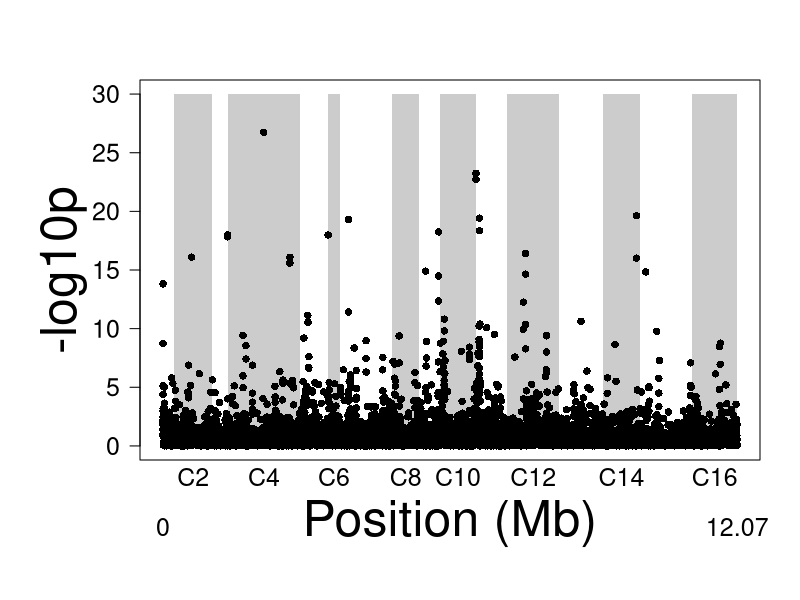

Write the R code that produced this figure. (Note: this script raises an error after producing the figure.)
### Manhattan plot for nuclear indels

indels4<-read.csv("temp/genome/indels_CMHtest_results_nuclear.csv")

### Manhattan plot for nuclear indels
x2=indels4$MB
y2=indels4$logp

top= 30
bottom=0

# Open the PDF device with the specified file path
pdf(file = "temp_figs/indels_nuclear_manhattan.pdf", height = 10, width = 18)

par(mar=c(7, 7, 4, 2)) 

plot(x2,y2,
     xlab="Position (Mb)",
     ylab="-log10p",
     ylim=c(bottom, top),
     cex.main=2.5, #size of text for main title
     cex.lab=3, #size of text for axis labels
     type="n",	#type = none: don't make plot yet, need to make rectangles first
     axes=FALSE)  #we will do the axes by hand next

#Here draw are gray rectangles that delineate chromosomes
rect(0.23,bottom,1.04,top,col="grey80",lty=0)  
rect(1.36,bottom,2.89,top,col="grey80",lty=0)  
rect(3.46,bottom,3.73,top,col="grey80",lty=0)
rect(4.82,bottom,5.39,top,col="grey80",lty=0)  
rect(5.83,bottom,6.57,top,col="grey80",lty=0)    
rect(7.24,bottom,8.32,top,col="grey80",lty=0)
rect(9.24,bottom,10.03,top,col="grey80",lty=0)
rect(11.12,bottom,12.07,top,col="grey80",lty=0) 

#Here draw points or lines.  Often it is useful to play around with point type, font size, color...
points(x2,y2,pch=16)
box() 

#Now draw axes back in (you have more flexibility this way)
axis(1, at = c(0,12.07), labels=c(0,12.07),tick=FALSE, line= 2, cex.axis=1.5)
axis(2,cex.axis=1.5,las=2)


#add chromosome labels at midpts
mtext("C2",line = .5,side=1, at =0.635, cex=1.5)
mtext("C4",line = .5,side=1, at =2.125, cex=1.5)
mtext("C6",line = .5,side=1, at =3.595, cex=1.5)
mtext("C8",line = .5,side=1, at =5.105, cex=1.5)
mtext("C10",line = .5,side=1, at =6.2, cex=1.5)
mtext("C12",line = .5,side=1, at =7.78, cex=1.5)
mtext("C14",line = .5,side=1, at =9.635, cex=1.5)
mtext("C16",line = .5,side=1, at =11.595, cex=1.5)


# We talked about a combined threshold for SNPs/indels?
threshold_b_indels=0.05/nrow(indels3)#using indels3 applies the threshold to the ENTIRE genome, including the mitochondria
thresh_b_indels_log=-log10(threshold_b_indels)
abline(h = thresh_b_indels_log, col = "red", lwd = 4) #Bonferroni correction #p<0.05
dev.off()

